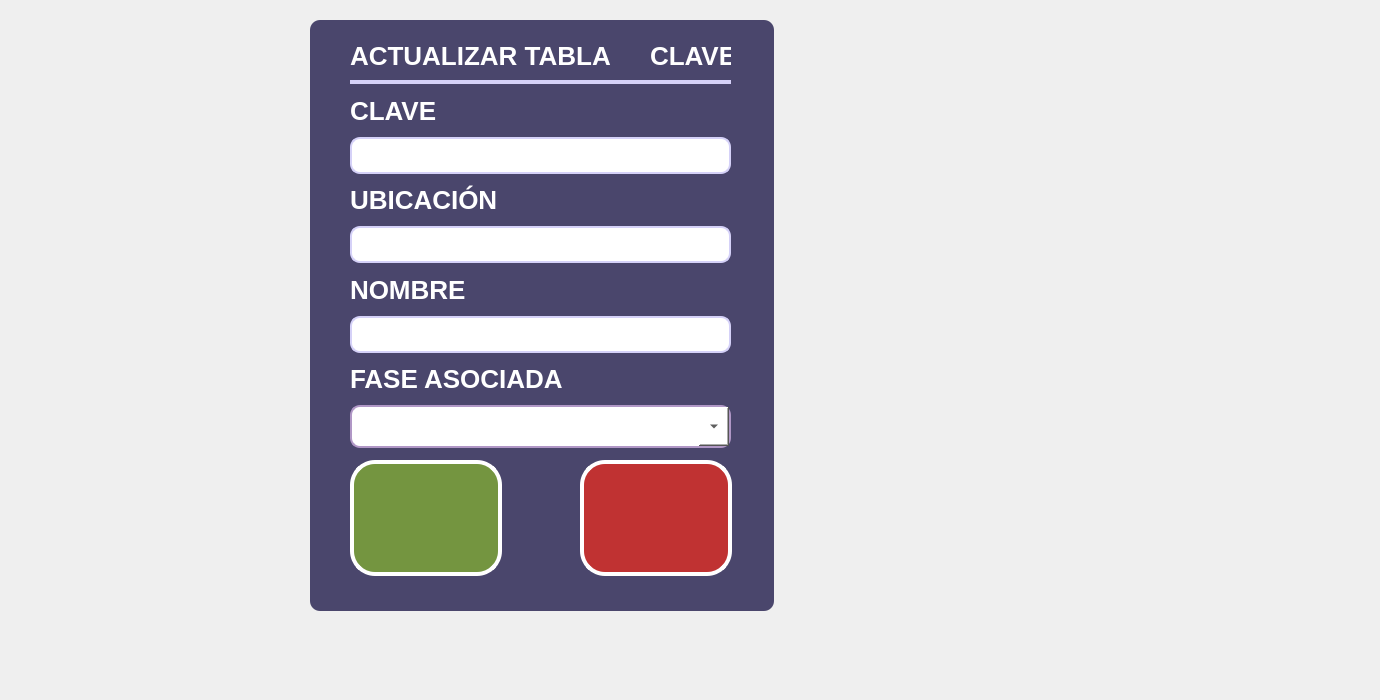
      <widget class="QWidget" name="page_actualizarTablas">
       <widget class="QLabel" name="Fondo_Lbl_10">
        <property name="geometry">
         <rect>
          <x>-50</x>
          <y>-20</y>
          <width>1371</width>
          <height>691</height>
         </rect>
        </property>
        <property name="font">
         <font>
          <family>Segoe UI</family>
          <pointsize>16</pointsize>
          <weight>75</weight>
          <bold>true</bold>
         </font>
        </property>
        <property name="styleSheet">
         <string notr="true">background-image: url(:/images/iconos/fondos/arandanos_fondo6.png);</string>
        </property>
        <property name="text">
         <string/>
        </property>
       </widget>
       <widget class="QWidget" name="widget_28" native="true">
        <property name="geometry">
         <rect>
          <x>300</x>
          <y>10</y>
          <width>481</width>
          <height>611</height>
         </rect>
        </property>
        <property name="styleSheet">
         <string notr="true"> border-radius: 10px; </string>
        </property>
        <widget class="QWidget" name="widget_21" native="true">
         <property name="geometry">
          <rect>
           <x>10</x>
           <y>10</y>
           <width>464</width>
           <height>591</height>
          </rect>
         </property>
         <property name="styleSheet">
          <string notr="true">background-color: rgb(74, 70, 108);
border-radius: 10px; </string>
         </property>
         <widget class="QWidget" name="verticalLayoutWidget_4">
          <property name="geometry">
           <rect>
            <x>40</x>
            <y>70</y>
            <width>381</width>
            <height>358</height>
           </rect>
          </property>
          <layout class="QVBoxLayout" name="verticalLayout_4">
           <item>
            <widget class="QLabel" name="ActualizarClaveTabla_Lbl">
             <property name="font">
              <font>
               <family>Segoe UI</family>
               <pointsize>-1</pointsize>
               <weight>81</weight>
               <bold>true</bold>
              </font>
             </property>
             <property name="styleSheet">
              <string notr="true">background-color: rgb(74, 70, 108);
color: white;  
font-family: &quot;Segoe UI&quot;;
font-size: 26px;
font-weight: 650; 


</string>
             </property>
             <property name="text">
              <string>CLAVE</string>
             </property>
            </widget>
           </item>
           <item>
            <widget class="QLineEdit" name="ActualizarClaveTabla_lineEdit">
             <property name="styleSheet">
              <string notr="true">QLineEdit {
    border: 2px solid  rgb(213, 209, 248);  /* Borde color lila */
    border-radius: 10px;        /* Esquinas redondeadas */
    background-color: white;    /* Fondo blanco */
    padding: 5px;               /* Espaciado interno para que no se vea aplastado */
	font-family: &quot;Segoe UI Semibold&quot;, &quot;Arial&quot;, sans-serif;
    font-size: 18px;
    font-weight: 660;
	text-transform: uppercase;  /* &lt;- Esto fuerza mayúsculas */
}
</string>
             </property>
             <property name="text">
              <string/>
             </property>
            </widget>
           </item>
           <item>
            <widget class="QLabel" name="ActualizarUbicacionTabla_Lbl">
             <property name="font">
              <font>
               <family>Segoe UI</family>
               <pointsize>-1</pointsize>
               <weight>81</weight>
               <bold>true</bold>
              </font>
             </property>
             <property name="styleSheet">
              <string notr="true">background-color: rgb(74, 70, 108);
color: white;  
font-family: &quot;Segoe UI&quot;;
font-size: 26px;
font-weight: 650; 


</string>
             </property>
             <property name="text">
              <string>UBICACIÓN</string>
             </property>
            </widget>
           </item>
           <item>
            <widget class="QLineEdit" name="ActualizarUbicacionTabla_lineEdit">
             <property name="styleSheet">
              <string notr="true">QLineEdit {
    border: 2px solid  rgb(213, 209, 248);  /* Borde color lila */
    border-radius: 10px;        /* Esquinas redondeadas */
    background-color: white;    /* Fondo blanco */
    padding: 5px;               /* Espaciado interno para que no se vea aplastado */
	font-family: &quot;Segoe UI Semibold&quot;, &quot;Arial&quot;, sans-serif;
    font-size: 18px;
    font-weight: 660;
	text-transform: uppercase;  /* &lt;- Esto fuerza mayúsculas */
}
</string>
             </property>
             <property name="text">
              <string/>
             </property>
            </widget>
           </item>
           <item>
            <widget class="QLabel" name="ActualizarDecripcionTabla_Lbl">
             <property name="font">
              <font>
               <family>Segoe UI</family>
               <pointsize>-1</pointsize>
               <weight>81</weight>
               <bold>true</bold>
              </font>
             </property>
             <property name="styleSheet">
              <string notr="true">background-color: rgb(74, 70, 108);
color: white;  
font-family: &quot;Segoe UI&quot;;
font-size: 26px;
font-weight: 650; 


</string>
             </property>
             <property name="text">
              <string>NOMBRE</string>
             </property>
            </widget>
           </item>
           <item>
            <widget class="QLineEdit" name="ActualizarNombreTabla_lineEdit">
             <property name="styleSheet">
              <string notr="true">QLineEdit {
    border: 2px solid  rgb(213, 209, 248);  /* Borde color lila */
    border-radius: 10px;        /* Esquinas redondeadas */
    background-color: white;    /* Fondo blanco */
    padding: 5px;               /* Espaciado interno para que no se vea aplastado */
	font-family: &quot;Segoe UI Semibold&quot;, &quot;Arial&quot;, sans-serif;
    font-size: 18px;
    font-weight: 660;
	text-transform: uppercase;  /* &lt;- Esto fuerza mayúsculas */
}
</string>
             </property>
             <property name="text">
              <string/>
             </property>
            </widget>
           </item>
           <item>
            <widget class="QLabel" name="ActualizarFaseAsociada_Lbl">
             <property name="font">
              <font>
               <family>Segoe UI</family>
               <pointsize>-1</pointsize>
               <weight>81</weight>
               <bold>true</bold>
              </font>
             </property>
             <property name="styleSheet">
              <string notr="true">background-color: rgb(74, 70, 108);
color: white;  
font-family: &quot;Segoe UI&quot;;
font-size: 26px;
font-weight: 650; 


</string>
             </property>
             <property name="text">
              <string>FASE ASOCIADA</string>
             </property>
            </widget>
           </item>
           <item>
            <widget class="QComboBox" name="ActualizarFaseAsociadaDeTabla_comboBox">
             <property name="styleSheet">
              <string notr="true">QComboBox {
    background-color: rgb(255, 255, 255);
    color: black;
    border: 2px solid rgb(176, 151, 198);
    /*border-radius: 20px;*/
    padding: 8px 15px;
    font-family: &quot;Segoe UI Semibold&quot;, &quot;Arial&quot;, sans-serif;
    font-size: 18px;
    font-weight: 660;
    min-width: 120px;
}

/* Estilo del botón desplegable (conserva la flecha nativa) */
QComboBox::drop-down {
    subcontrol-origin: padding;
    subcontrol-position: top right;
    width: 30px;  /* Ancho suficiente para la flecha */
}

/* Estilo del menú desplegable (popup) */
QComboBox QAbstractItemView {
    background-color: rgb(255, 255, 255);
    color: black;
    border: 2px solid rgb(176, 151, 198);
    font-family: &quot;Segoe UI Semibold&quot;, &quot;Arial&quot;, sans-serif;
    font-size: 18px;
    font-weight: 660;
    padding: 8px 15px;
    outline: 0;  /* Elimina el borde de enfoque punteado */
}

</string>
             </property>
            </widget>
           </item>
          </layout>
         </widget>
         <widget class="QLabel" name="label_27">
          <property name="geometry">
           <rect>
            <x>40</x>
            <y>60</y>
            <width>381</width>
            <height>4</height>
           </rect>
          </property>
          <property name="styleSheet">
           <string notr="true">QLabel {
       background-color: rgb(213, 209, 248);
       border-radius: 20px;
       padding: 10px; 
    }</string>
          </property>
          <property name="text">
           <string/>
          </property>
         </widget>
         <widget class="QLabel" name="ActualizarTabla_Lbl">
          <property name="geometry">
           <rect>
            <x>40</x>
            <y>20</y>
            <width>261</width>
            <height>31</height>
           </rect>
          </property>
          <property name="font">
           <font>
            <family>Segoe UI</family>
            <pointsize>-1</pointsize>
            <weight>81</weight>
            <bold>true</bold>
           </font>
          </property>
          <property name="styleSheet">
           <string notr="true">background-color: rgb(74, 70, 108);
color: white;  
font-family: &quot;Segoe UI&quot;;
font-size: 26px;
font-weight: 650; 


</string>
          </property>
          <property name="text">
           <string>ACTUALIZAR TABLA</string>
          </property>
         </widget>
         <widget class="QLabel" name="idTabla_Lbl">
          <property name="geometry">
           <rect>
            <x>340</x>
            <y>20</y>
            <width>81</width>
            <height>31</height>
           </rect>
          </property>
          <property name="font">
           <font>
            <family>Segoe UI</family>
            <pointsize>-1</pointsize>
            <weight>81</weight>
            <bold>true</bold>
           </font>
          </property>
          <property name="styleSheet">
           <string notr="true">background-color: rgb(74, 70, 108);
color: white;  
font-family: &quot;Segoe UI&quot;;
font-size: 26px;
font-weight: 650; 


</string>
          </property>
          <property name="text">
           <string>CLAVE</string>
          </property>
         </widget>
         <widget class="QPushButton" name="ConfirmarTablaActualizada_Btn">
          <property name="geometry">
           <rect>
            <x>40</x>
            <y>440</y>
            <width>152</width>
            <height>116</height>
           </rect>
          </property>
          <property name="font">
           <font>
            <family>Segoe UI</family>
            <pointsize>16</pointsize>
            <weight>75</weight>
            <bold>true</bold>
           </font>
          </property>
          <property name="styleSheet">
           <string notr="true">QPushButton {

         background-color: #749540;
        /*border: 2px solid black;*/
		color: white;  /* Cambia el color de la fuente a blanco */
        border-radius: 25px;  /* Ajusta el valor para hacer las esquinas más o menos redondas */
        padding: 10px;  /* Ajusta el margen interno del QLabel */
		border: 4px solid white;
    }</string>
          </property>
          <property name="text">
           <string/>
          </property>
          <property name="icon">
           <iconset resource="../resources/resources.qrc">
            <normaloff>:/images/iconos/botones/check-mark.png</normaloff>:/images/iconos/botones/check-mark.png</iconset>
          </property>
          <property name="iconSize">
           <size>
            <width>92</width>
            <height>92</height>
           </size>
          </property>
         </widget>
         <widget class="QPushButton" name="Back_ActualizarTabla_Btn">
          <property name="geometry">
           <rect>
            <x>270</x>
            <y>440</y>
            <width>152</width>
            <height>116</height>
           </rect>
          </property>
          <property name="font">
           <font>
            <family>Segoe UI</family>
            <pointsize>16</pointsize>
            <weight>75</weight>
            <bold>true</bold>
           </font>
          </property>
          <property name="styleSheet">
           <string notr="true">QPushButton {

        background-color: #C03232;
        /*border: 2px solid black;*/
		color: white;  /* Cambia el color de la fuente a blanco */
        border-radius: 25px;  /* Ajusta el valor para hacer las esquinas más o menos redondas */
        padding: 10px;  /* Ajusta el margen interno del QLabel */
		border: 4px solid white;
    }</string>
          </property>
          <property name="text">
           <string/>
          </property>
          <property name="icon">
           <iconset resource="../resources/resources.qrc">
            <normaloff>:/images/iconos/botones/cerrar.png</normaloff>:/images/iconos/botones/cerrar.png</iconset>
          </property>
          <property name="iconSize">
           <size>
            <width>72</width>
            <height>72</height>
           </size>
          </property>
         </widget>
        </widget>
       </widget>
      </widget>
